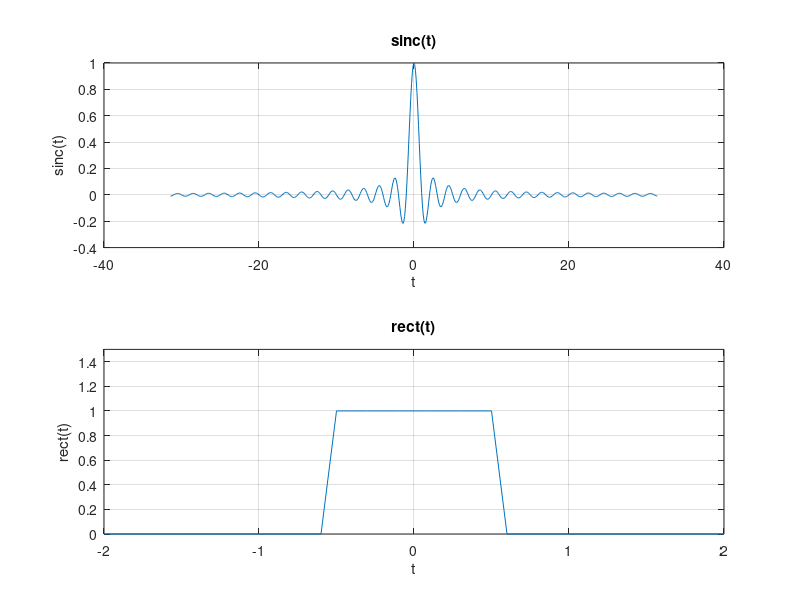

MATLAB code to generate this figure:
subplot(2,1,1)
x = -10*pi:0.1:10*pi;
y = sin(pi*x) ./ (pi*x);
y(x==0) = 1;
plot(x,y)
title('sinc(t)')
xlabel('t')
ylabel('sinc(t)')
grid on

subplot(2,1,2)
x = -2:0.1:2;
y = (abs(x)<=0.5);
plot(x,y)
ylim([0, 1.5])
title('rect(t)')
xlabel('t')
ylabel('rect(t)')
grid on
